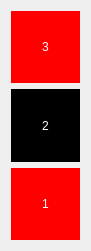
  <widget class="QWidget" name="gridLayoutWidget">
   <property name="geometry">
    <rect>
     <x>650</x>
     <y>160</y>
     <width>91</width>
     <height>251</height>
    </rect>
   </property>
   <layout class="QGridLayout" name="gridLayout">
    <item row="6" column="0">
     <widget class="QPushButton" name="pushButton_1">
      <property name="sizePolicy">
       <sizepolicy hsizetype="Minimum" vsizetype="Preferred">
        <horstretch>0</horstretch>
        <verstretch>0</verstretch>
       </sizepolicy>
      </property>
      <property name="sizeIncrement">
       <size>
        <width>0</width>
        <height>0</height>
       </size>
      </property>
      <property name="styleSheet">
       <string notr="true">background:rgb(255, 0, 0);
border: 2 px solid;
color: white;
font: 20pt &quot;Chandas&quot;;</string>
      </property>
      <property name="text">
       <string>1</string>
      </property>
      <property name="flat">
       <bool>false</bool>
      </property>
     </widget>
    </item>
    <item row="5" column="0">
     <widget class="QPushButton" name="pushButton_2">
      <property name="sizePolicy">
       <sizepolicy hsizetype="Minimum" vsizetype="Preferred">
        <horstretch>0</horstretch>
        <verstretch>0</verstretch>
       </sizepolicy>
      </property>
      <property name="styleSheet">
       <string notr="true">background:rgb(0, 0, 0);
border: 2 px solid;
color: white;
font: 20pt &quot;Chandas&quot;;</string>
      </property>
      <property name="text">
       <string>2</string>
      </property>
     </widget>
    </item>
    <item row="3" column="0">
     <widget class="QPushButton" name="pushButton_3">
      <property name="sizePolicy">
       <sizepolicy hsizetype="Minimum" vsizetype="Preferred">
        <horstretch>0</horstretch>
        <verstretch>0</verstretch>
       </sizepolicy>
      </property>
      <property name="styleSheet">
       <string notr="true">background:rgb(255, 0, 0);
border: 2 px solid;
color: white;
font: 20pt &quot;Chandas&quot;;</string>
      </property>
      <property name="text">
       <string>3</string>
      </property>
     </widget>
    </item>
   </layout>
  </widget>
